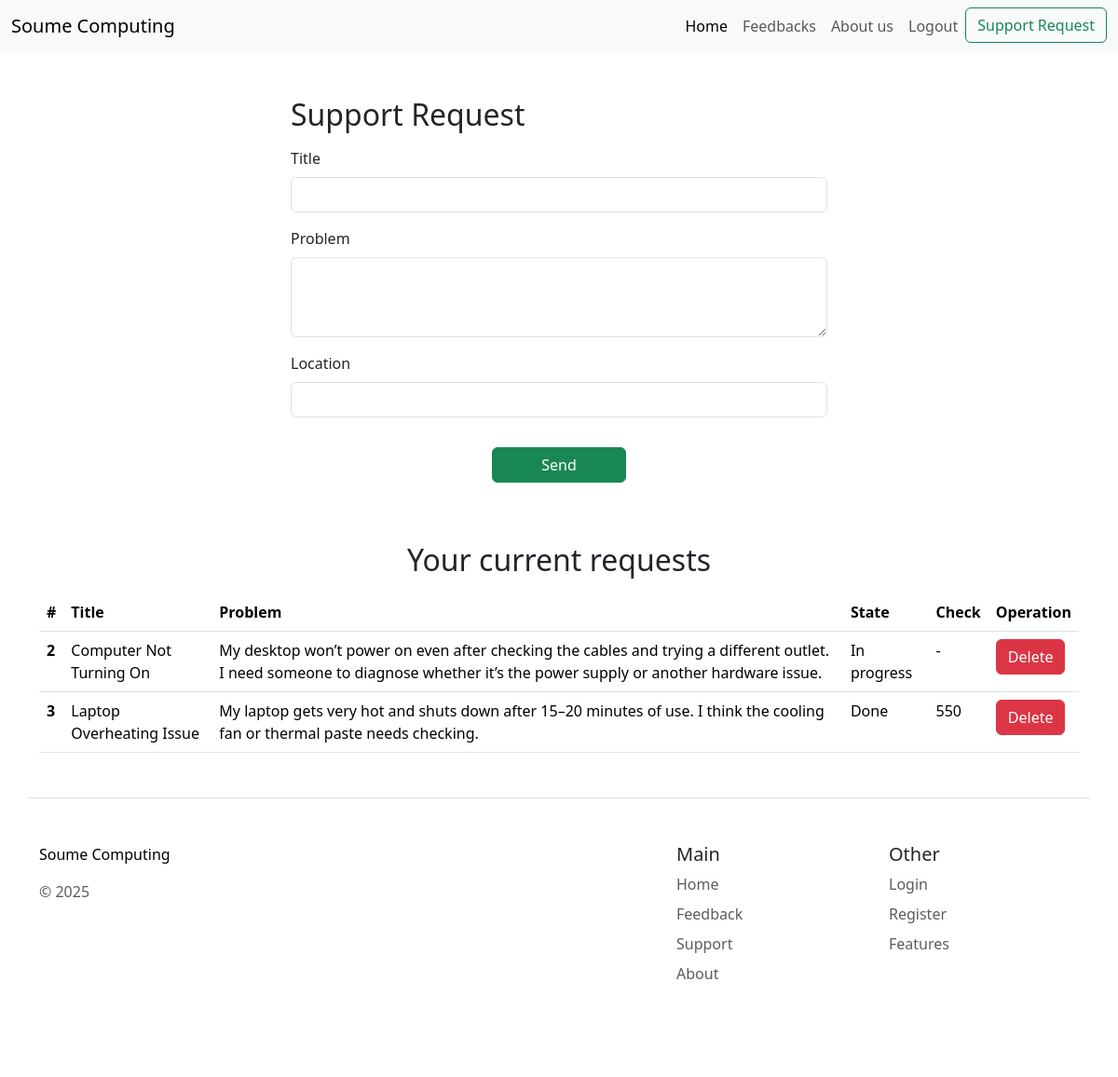
Screenshot of /Support.php (signed in) with the database file from the repository.
### tables this page shows
CREATE TABLE `problems` (
  `id` int(11) NOT NULL,
  `client_id` int(11) NOT NULL,
  `title` varchar(100) NOT NULL,
  `problem` varchar(500) NOT NULL,
  `location` varchar(255) NOT NULL,
  `price` double NOT NULL,
  `state` enum('Pending','In progress','Done','') NOT NULL
);

### Support.php (the view, shortened to what this page needs)
<?php
require("Nav.php");
?>
<form class='container m-auto mt-5' style=" width: 50%" action="" method="POST">
    <h2 class='mb-3'>Support Request</h2>
    <div class="mb-3">
        <label for="username" class="form-label">Title</label>
        <input type="text" class="form-control" name="title">
    </div>
    <div class="mb-3">
        <label for="feedback" class="form-label">Problem</label>
        <textarea class="form-control" rows="3" name="problem"></textarea>
    </div>
    <div class="mb-3">
        <label for="username" class="form-label">Location</label>
        <input type="text" class="form-control" name="location">
    </div>
    <div class='text-center m-auto'>
        <button type="submit" class="btn btn-success m-3 w-25">Send</button>
    </div>
</form>
<?php if(isset($_SESSION['id'])):
    $smt = $pdo->prepare('SELECT * FROM problems WHERE client_id = ?');
    $smt->execute([$_SESSION['id']]);
    $userrequests = $smt->fetchAll(PDO::FETCH_ASSOC);
    if($userrequests):
    ?>
    <div class="container mt-5">
        <h2 class="text-center m-3" >Your current requests</h2>
        <table class="table">
    <thead>
        <tr>
        <th scope="col">#</th>
        <th scope="col">Title</th>
        <th scope="col">Problem</th>
        <th scope="col">State</th>
        <th scope="col">Check</th>
        <th scope="col">Operation</th>
        </tr>
    </thead>
    <tbody>
        <?php foreach($userrequests as $request): ?>
        <tr>
        <th scope="row"><?=$request['id']?></th>
        <td><?=$request['title']?></td>
        <td><?=$request['problem']?></td>
        <td><?=$request['state']?></td>
        <td><?=$request['price'] == 0 ? '-' : $request['price']?> </td>
        <td>
            <a href="Support.php?id=<?=$request['id']?>" class="btn btn-danger">Delete</a>
        </td>
        </tr>
        <?php endforeach ?>
    </tbody>
    </table>
    </div>
    <?php endif ?>
<?php endif ?>
<?php
require("Footer.php");

### rows the page displays
problems: id "2", title "Computer Not Turning On", problem "My desktop won’t power on even after checking the cables and trying a different outlet. I need someone to diagnose whether it’s the power supply or another hardware issue.", state "In progress"
problems: id "3", title "Laptop Overheating Issue", problem "My laptop gets very hot and shuts down after 15–20 minutes of use. I think the cooling fan or thermal paste needs checking.", state "Done", price "550"
